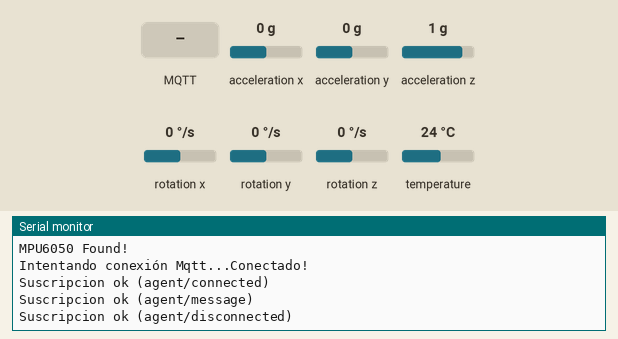
This sketch was run on a simulated ESP32. Parts: the last lines printed to the serial monitor. The test bench sets the inputs (shaded band); at power-on: acceleration x 0 g, acceleration y 0 g, acceleration z 1 g, rotation x 0 °/s, rotation y 0 °/s, rotation z 0 °/s, temperature 24 °C. WiFi joins after 1.5 s; servers stay silent unless stated; no MQTT or app messages arrive unless stated.

Above: at 2.7 s.
2.8 s: MQTT message "isca1999" arrives on the first subscribed topic
At 4.1 s:
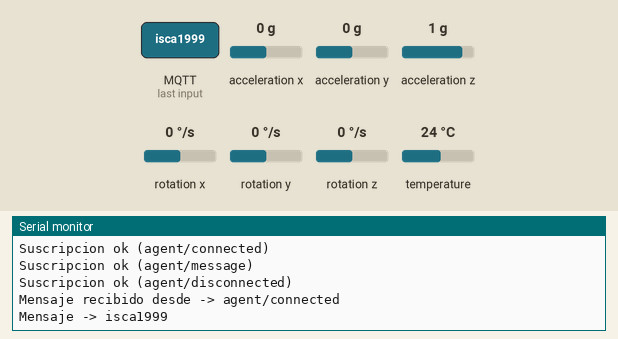
4.4 s: MQTT message "1" arrives on the first subscribed topic
At 5.1 s:
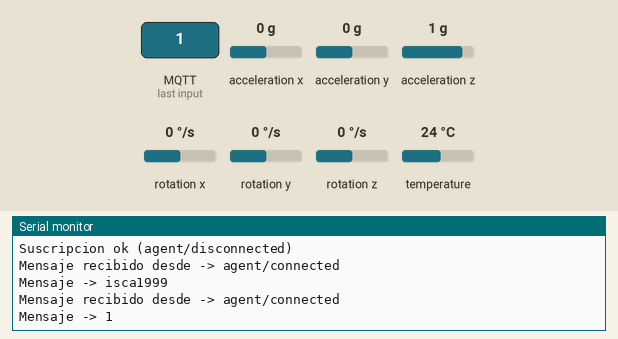
5.9 s: MQTT message "on" arrives on the first subscribed topic
At 7.2 s:
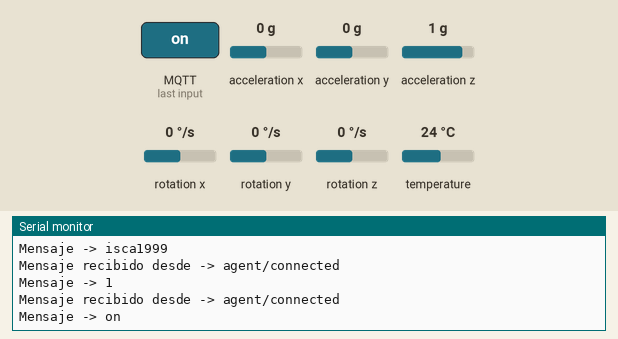
7.5 s: MQTT message "off" arrives on the first subscribed topic
At 8.3 s:
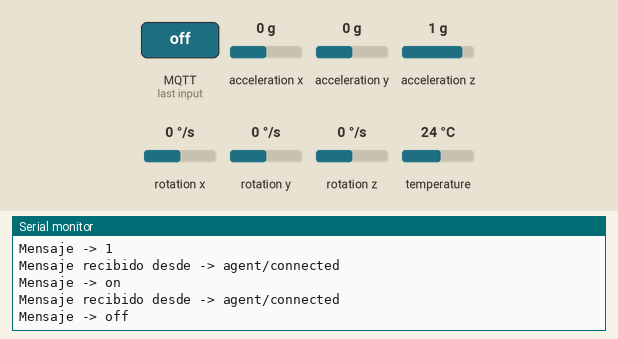
9.0 s: MQTT message "isca1999" arrives on the second subscribed topic
At 10.2 s:
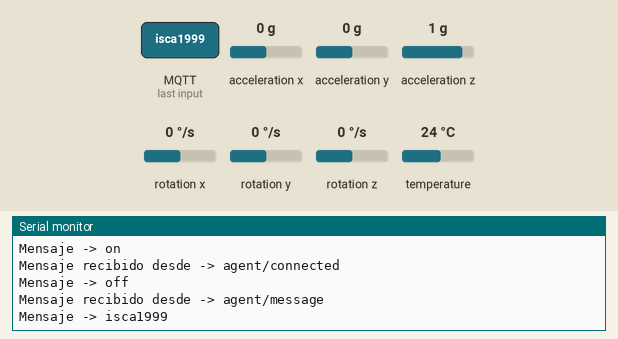
10.5 s: MQTT message "isca1999" arrives on the third subscribed topic
At 11.5 s:
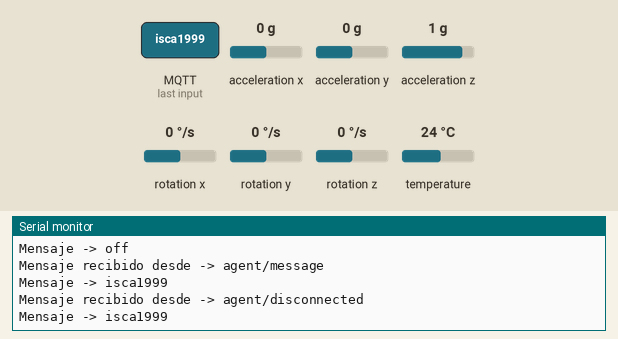

Measured:
- after the input at 2.8 s, the serial monitor: prints a new line after 0.15 s (image 1)
- after the input at 4.4 s, the serial monitor: prints a new line after 0.08 s (image 2)
- after the input at 5.9 s, the serial monitor: prints a new line after 0.10 s (image 3)
- after the input at 7.5 s, the serial monitor: prints a new line at once (image 4)
- after the input at 9.0 s, the serial monitor: prints a new line after 0.06 s (image 5)
- after the input at 10.5 s, the serial monitor: prints a new line after 0.09 s (image 6)

The sketch:

Arduino.ino
```cpp
#include <Arduino.h>
#include <WiFi.h>
#include <Adafruit_MPU6050.h>
#include <Adafruit_Sensor.h>
#include <ArduinoJson.h>
#include <PubSubClient.h>

Adafruit_MPU6050 mpu;

sensors_event_t a, g, temp;

float gyroX, gyroY, gyroZ;
float accX, accY, accZ;
float temperature;

//Gyroscope sensor deviation
float gyroXerror = 0.07;
float gyroYerror = 0.03;
float gyroZerror = 0.01;


/**********************************************************
*****              CONFIGURACIÓN WIFI              *****
***********************************************************/
//const char* ssid = "PUNTONET_ANDREA";
//const char* password = "isca1999";
const char* ssid = "fg5df";
const char* password = "a0b9c8d7e6f5";
/**********************************************************
*****              CONFIGURACIÓN MQTT              *****
***********************************************************/
// HOST MQTT
const char* mqtt_server = "192.168.0.105";
// PORT MQTT
const int mqtt_port = 1883;

String agentId = "de50b458-2833-411a-aa93-e54227bef6ea";

// PubSubClient
WiFiClient espClient;
PubSubClient client(espClient);
void callback(char* topic, byte* payload, unsigned int length);
void reconnect();
void setup_wifi();


/**********************************************************
*****              INICIALIZACION MPU              *****
***********************************************************/

// Init MPU6050
void initMPU() {
  if (!mpu.begin()) {
    Serial.println("Failed to find MPU6050 chip");
    while (1) {
      delay(10);
    }
  }
  Serial.println("MPU6050 Found!");
}

void setup() {
  Serial.begin(115200);
  setup_wifi();
  client.setBufferSize(2048);
  client.setServer(mqtt_server, mqtt_port);
  client.setCallback(callback);
  initMPU();

}

void setup_wifi() {
  delay(10);
  // Nos conectamos a nuestra red Wifi
  Serial.println();
  Serial.print("Conectando a ssid: ");
  Serial.println(ssid);

  WiFi.begin(ssid, password);

  while (WiFi.status() != WL_CONNECTED) {
    delay(500);
    Serial.print(".");
  }

  Serial.println("");
  Serial.println("Conectado a red WiFi!");
  Serial.println("Dirección IP: ");
  Serial.println(WiFi.localIP());
}

void reconnect() {

  while (!client.connected()) {
    Serial.print("Intentando conexión Mqtt...");
    // Intentamos conectar
    if (client.connect(agentId.c_str())) {
      Serial.println("Conectado!");
      // Nos suscribimos
      if (client.subscribe("agent/connected")) {
        Serial.println("Suscripcion ok (agent/connected)");
      } else {
        Serial.println("fallo Suscripciión (agent/connected)");
      }

      if (client.subscribe("agent/message")) {
        Serial.println("Suscripcion ok (agent/message)");
      } else {
        Serial.println("fallo Suscripciión (agent/message)");
      }

      if (client.subscribe("agent/disconnected")) {
        Serial.println("Suscripcion ok (agent/disconnected)");
      } else {
        Serial.println("fallo Suscripciión (agent/disconnected)");
      }
    } else {
      Serial.print("falló :( con error -> ");
      Serial.print(client.state());
      Serial.println(" Intentamos de nuevo en 5 segundos");
      delay(5000);
    }
  }
}

void loop() {
  /**********************************************************
  *****              CONFIGURACIÓN JSON              *****
  ***********************************************************/
  DynamicJsonDocument JSONMessage(2048);
  StaticJsonDocument<512> X;
  StaticJsonDocument<512> Y;
  JsonObject agent = JSONMessage.createNestedObject("agent");
  JsonArray metrics = JSONMessage.createNestedArray("metrics");

  agent["username"] = "disp1";
  agent["name"] = "disp1";
  agent["pid"] = "000000";
  agent["uuid"] = agentId;
  agent["hostname"] = "disp1";

  if (!client.connected()) {
    reconnect();
  }

  if (client.connected()) {
    mpu.getEvent(&a, &g, &temp);
    // Get current acceleration values
    accX = a.acceleration.x;
    accY = a.acceleration.y;
    accZ = a.acceleration.z;

    X["type"] = "X";
    Y["type"] = "Y";
    X["value"] = accX;
    Y["value"] = accY;

    metrics.add(X);
    metrics.add(Y);

    char buffer[2048];
    size_t n = serializeJson(JSONMessage, buffer);

    client.publish("agent/message", buffer, n);

    delay(150);
  }
  client.loop();
}

void callback(char* topic, byte* payload, unsigned int length) {
  String incoming = "";
  Serial.print("Mensaje recibido desde -> ");
  Serial.print(topic);
  Serial.println("");
  for (int i = 0; i < length; i++) {
    incoming += (char)payload[i];
  }
  incoming.trim();
  Serial.println("Mensaje -> " + incoming);

}
```
